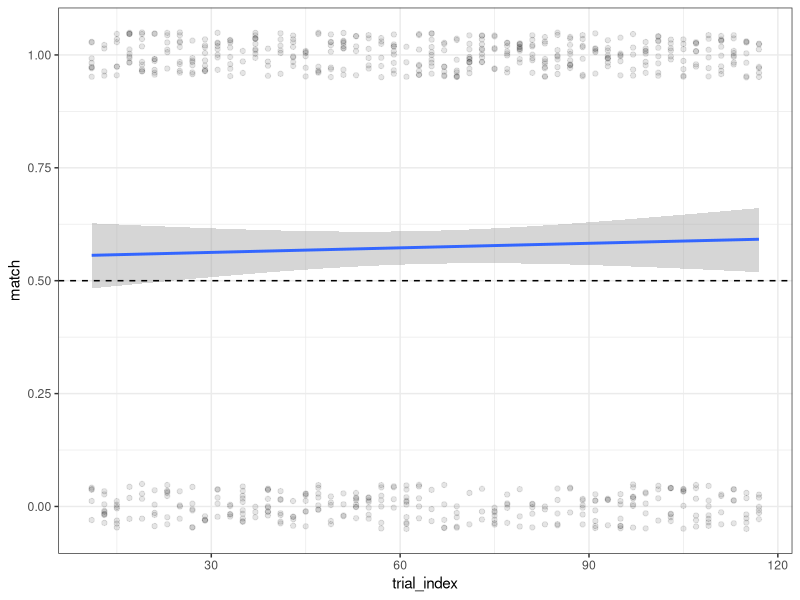
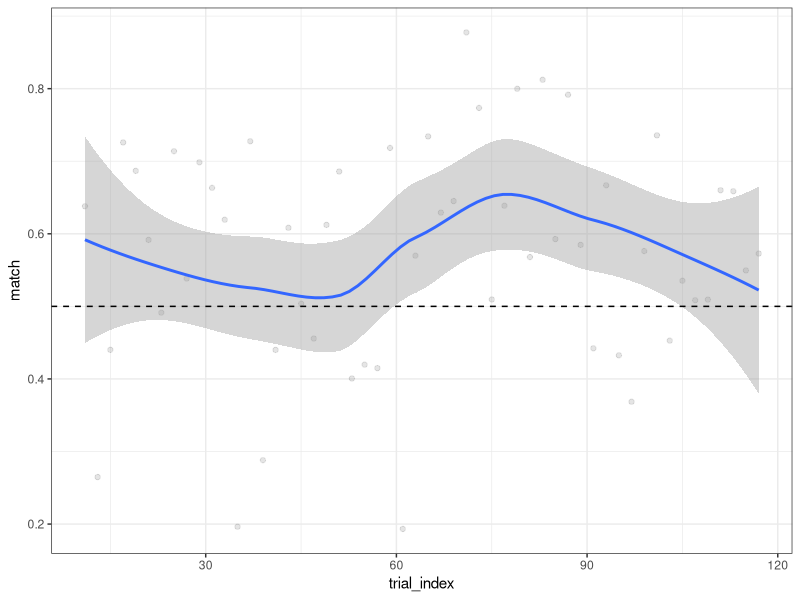
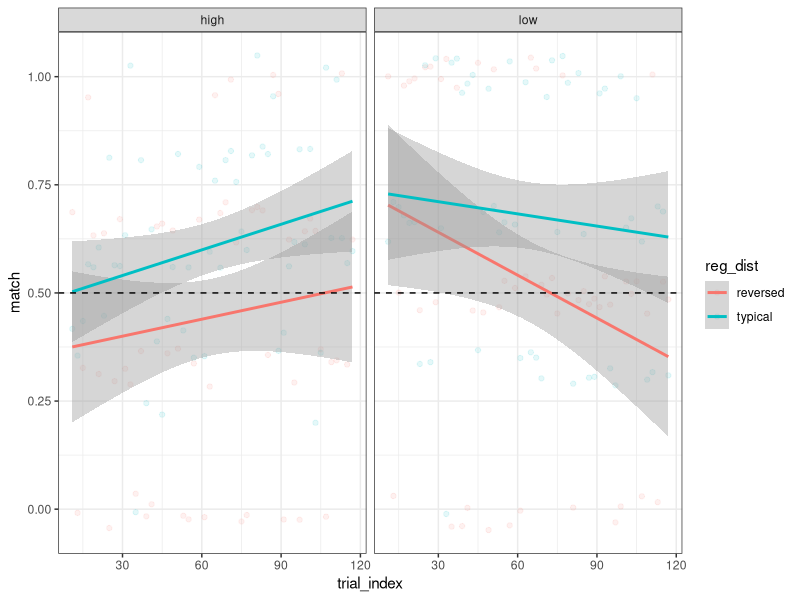
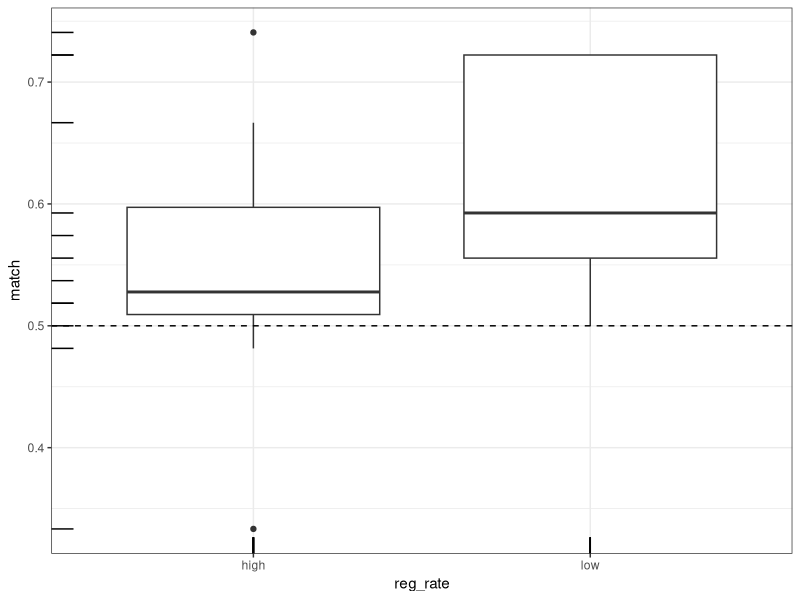
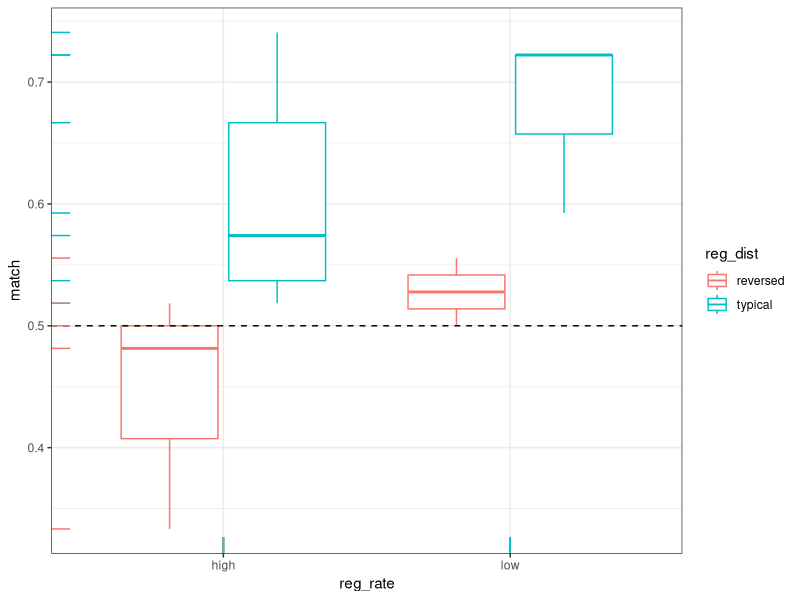
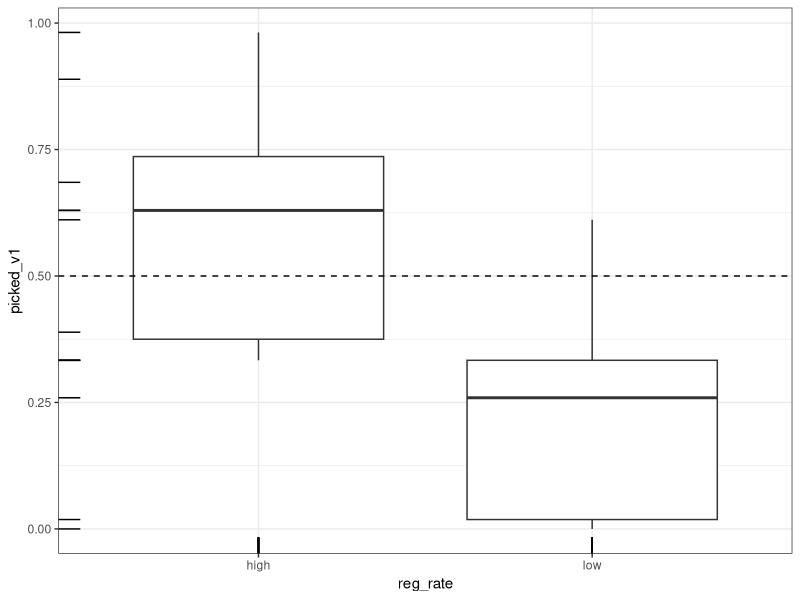
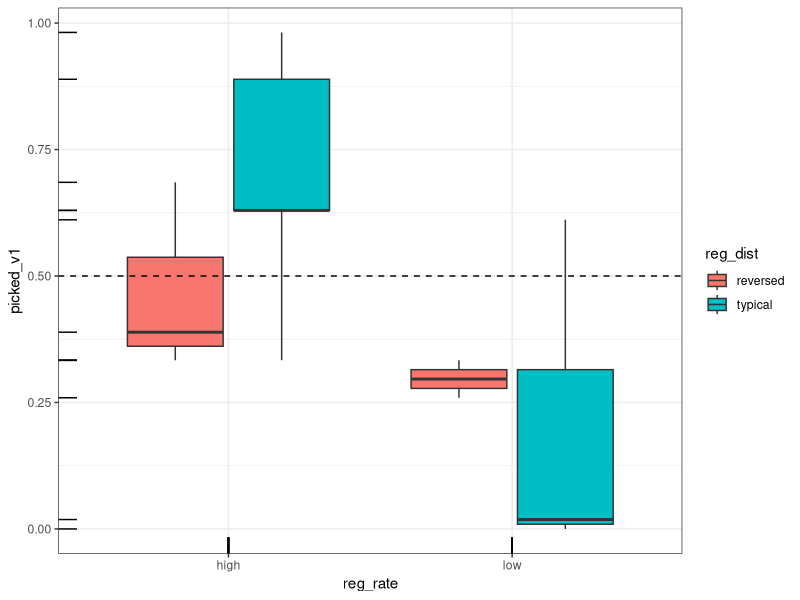
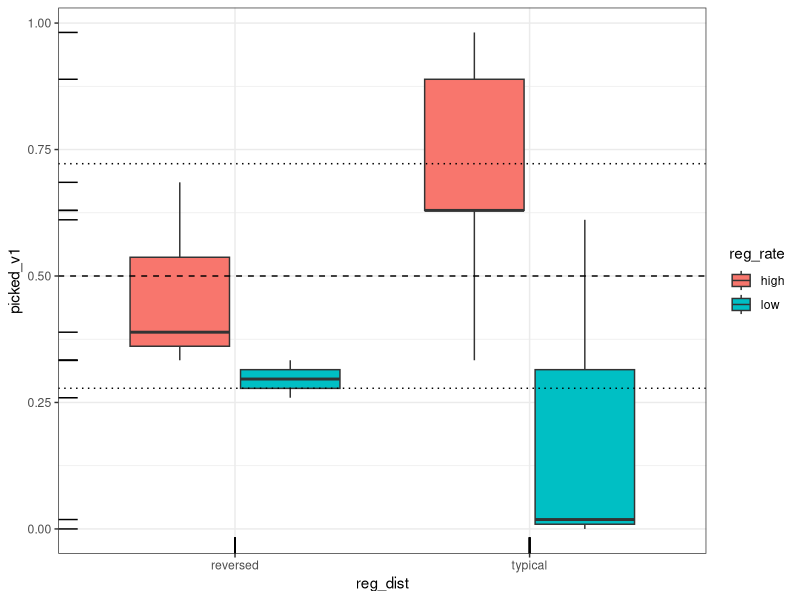

Recreate these plots in R, in order.
setwd('~/Github/Racz2024/')
library(tidyverse)

# d = read_tsv('exp_data/esp/esp_master_lakok.tsv')
d = read_tsv('exp_data/esp/esp_master_cselekszik.tsv')
b = read_tsv('exp_data/baseline/baseline_tidy_proc.tsv')  

# wrangling

d = b %>% 
  select(base,log_odds) %>% 
  rename(baseline_log_odds = log_odds) %>% 
  right_join(d)

posttest = d %>% 
  filter(trial_kind == 'posttest trial') %>% 
  mutate(
    reg_rate = fct_relevel(reg_rate, 'high'),
    reg_dist = fct_relevel(reg_dist, 'typical')
  )

#################################################
# esp

d %>% 
  filter(trial_kind == 'esp trial') %>%
  mutate(match = as.double(esp_match)) %>% 
  ggplot(aes(trial_index, match)) +
  geom_jitter(width = .01, height = .05, alpha = .1) +
  geom_smooth(method = glm, method.args= list(family="binomial")) +
  theme_bw() +
  geom_hline(yintercept = 0.5, lty = 2)

d %>% 
  filter(trial_kind == 'esp trial') %>%
  group_by(trial_index) %>% 
  summarise(match = mean(esp_match)) %>% 
  ggplot(aes(trial_index, match)) +
  geom_jitter(width = .01, height = .05, alpha = .1) +
  geom_smooth() +
  theme_bw() +
  geom_hline(yintercept = 0.5, lty = 2)

d %>% 
  filter(trial_kind == 'esp trial') %>%
  group_by(trial_index,reg_rate,reg_dist) %>% 
  summarise(match = mean(esp_match)) %>% 
  ggplot(aes(trial_index, match, colour = reg_dist)) +
  geom_jitter(width = .01, height = .05, alpha = .1) +
  geom_smooth(method = 'lm') +
  theme_bw() +
  facet_wrap( ~ reg_rate) +
  geom_hline(yintercept = 0.5, lty = 2)

d %>% 
  filter(trial_kind == 'esp trial') %>%
  group_by(part_id,reg_rate) %>% 
  summarise(match = mean(esp_match)) %>% 
  ggplot(aes(reg_rate,match)) +
  geom_boxplot() +
  theme_bw() +
  geom_hline(yintercept = 0.5, lty = 2) +
  geom_rug()

d %>% 
  filter(trial_kind == 'esp trial') %>%
  group_by(part_id,reg_rate,reg_dist) %>% 
  summarise(match = mean(esp_match)) %>% 
  ggplot(aes(reg_rate,match, colour = reg_dist)) +
  geom_boxplot() +
  theme_bw() +
  geom_hline(yintercept = 0.5, lty = 2) +
  geom_rug()

# posttest

d %>% 
  filter(trial_kind == 'posttest trial') %>%
  group_by(part_id,reg_rate) %>% 
  summarise(picked_v1 = mean(picked_v1)) %>% 
  ggplot(aes(reg_rate,picked_v1)) +
  geom_boxplot() +
  theme_bw() +
  geom_hline(yintercept = 0.5, lty = 2) +
  geom_rug()

d %>% 
  filter(trial_kind == 'posttest trial') %>%
  group_by(part_id,reg_rate,reg_dist) %>% 
  summarise(picked_v1 = mean(picked_v1)) %>% 
  ggplot(aes(reg_rate,picked_v1,fill = reg_dist)) +
  geom_boxplot() +
  theme_bw() +
  geom_hline(yintercept = 0.5, lty = 2) +
  geom_rug()

d %>% 
  filter(trial_kind == 'posttest trial') %>%
  group_by(part_id,reg_rate,reg_dist) %>% 
  summarise(picked_v1 = mean(picked_v1)) %>% 
  ggplot(aes(reg_dist,picked_v1,fill = reg_rate)) +
  geom_boxplot() +
  theme_bw() +
  geom_hline(yintercept = 0.5, lty = 2) +
  geom_hline(yintercept = c(.278,.722), lty = 3) +
  geom_rug()

d %>% 
  filter(trial_kind == 'esp trial') %>%
  group_by(part_id,reg_rate,reg_dist) %>% 
  summarise(esp_v1 = mean(esp_v1)) %>% 
  ggplot(aes(reg_rate,esp_v1,fill = reg_dist)) +
  geom_boxplot() +
  theme_bw()

# something something specific picks in esp?
d %>% 
  filter(trial_kind == 'esp trial') %>%
  ggplot(aes(trial_index,log_odds,colour = esp_v1)) +
  geom_point() +
  theme_bw() +
  facet_wrap(~ reg_rate + reg_dist)

d %>% 
  filter(trial_kind == 'esp trial') %>%
  mutate(word = fct_reorder(base,log_odds)) %>% 
  ggplot(aes(word,log_odds,colour = esp_v1)) +
  geom_point() +
  theme_bw() +
  facet_wrap(~ reg_rate + reg_dist)

d %>% 
  filter(trial_kind == 'esp trial') %>%
  mutate(word = fct_reorder(base, log_odds)) %>% 
  group_by(word,reg_rate,reg_dist) %>% 
  summarise(
    mean_part = mean(picked_v1),
    mean_robot = mean(esp_v1)
  ) %>% 
  ggplot(aes(mean_part,mean_robot)) +
  geom_jitter(width = .01, height = .05) +
  geom_smooth() +
  theme_bw() +
  facet_wrap(~ reg_rate + reg_dist)

ptsd = posttest %>% 
  count(base,reg_dist,reg_rate,baseline_log_odds,picked_v1) %>% 
  pivot_wider(id_cols = c(base,reg_dist,reg_rate,baseline_log_odds), names_from = picked_v1, values_from = n) %>% 
  mutate(
    post_test_log_odds = log((`TRUE`+1)/(`FALSE`+1))
  ) %>% 
  select(-`FALSE`,-`TRUE`) %>% 
  mutate(
    above_zero = case_when(
      baseline_log_odds >= 0 ~ 'above zero',
      baseline_log_odds < 0 ~ 'below zero',
      ),
    diff = baseline_log_odds - post_test_log_odds,
    diff_val = case_when(
      diff >= 0 ~ 'negative',
      diff < 0 ~ 'positive',
    )
         ) %>% 
  pivot_longer(-c(base,reg_dist,reg_rate,diff,diff_val,above_zero))

library(ggthemes)
ptsd %>% 
  ggplot(aes(name,value,group = base,colour = diff_val)) +
  geom_line() +
  theme_bw() +
  facet_wrap( ~ reg_dist + reg_rate + above_zero, nrow = 2) +
  scale_colour_colorblind()
